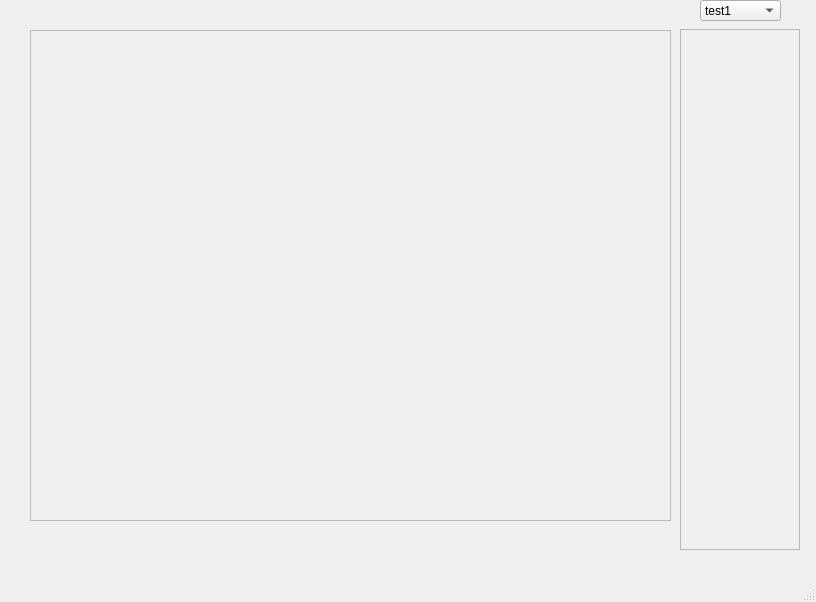
<?xml version="1.0" encoding="UTF-8"?>
<ui version="4.0">
 <class>MainWindow</class>
 <widget class="QMainWindow" name="MainWindow">
  <property name="geometry">
   <rect>
    <x>0</x>
    <y>0</y>
    <width>816</width>
    <height>602</height>
   </rect>
  </property>
  <property name="windowTitle">
   <string>MainWindow</string>
  </property>
  <widget class="QWidget" name="centralwidget">
   <widget class="QComboBox" name="optionsComboBox">
    <property name="geometry">
     <rect>
      <x>700</x>
      <y>0</y>
      <width>81</width>
      <height>21</height>
     </rect>
    </property>
    <item>
     <property name="text">
      <string>test1</string>
     </property>
    </item>
    <item>
     <property name="text">
      <string>test2</string>
     </property>
    </item>
   </widget>
   <widget class="QScrollArea" name="scrollArea">
    <property name="geometry">
     <rect>
      <x>30</x>
      <y>30</y>
      <width>641</width>
      <height>491</height>
     </rect>
    </property>
    <property name="widgetResizable">
     <bool>true</bool>
    </property>
    <widget class="QWidget" name="scrollAreaWidgetContents">
     <property name="geometry">
      <rect>
       <x>0</x>
       <y>0</y>
       <width>639</width>
       <height>489</height>
      </rect>
     </property>
     <widget class="QWidget" name="verticalLayoutWidget">
      <property name="geometry">
       <rect>
        <x>-1</x>
        <y>-1</y>
        <width>641</width>
        <height>491</height>
       </rect>
      </property>
      <layout class="QVBoxLayout" name="photoLayout">
       <item>
        <widget class="QLabel" name="photoDisplatLabel">
         <property name="text">
          <string/>
         </property>
        </widget>
       </item>
      </layout>
     </widget>
    </widget>
   </widget>
   <widget class="QScrollArea" name="scrollArea_3">
    <property name="geometry">
     <rect>
      <x>680</x>
      <y>29</y>
      <width>120</width>
      <height>521</height>
     </rect>
    </property>
    <property name="widgetResizable">
     <bool>true</bool>
    </property>
    <widget class="QWidget" name="scrollAreaWidgetContents_3">
     <property name="geometry">
      <rect>
       <x>0</x>
       <y>0</y>
       <width>118</width>
       <height>519</height>
      </rect>
     </property>
     <widget class="QWidget" name="gridLayoutWidget">
      <property name="geometry">
       <rect>
        <x>-10</x>
        <y>0</y>
        <width>131</width>
        <height>521</height>
       </rect>
      </property>
      <layout class="QGridLayout" name="menueGLayout"/>
     </widget>
    </widget>
   </widget>
  </widget>
  <widget class="QMenuBar" name="menubar">
   <property name="geometry">
    <rect>
     <x>0</x>
     <y>0</y>
     <width>816</width>
     <height>21</height>
    </rect>
   </property>
  </widget>
  <widget class="QStatusBar" name="statusbar"/>
 </widget>
 <resources/>
 <connections/>
</ui>
